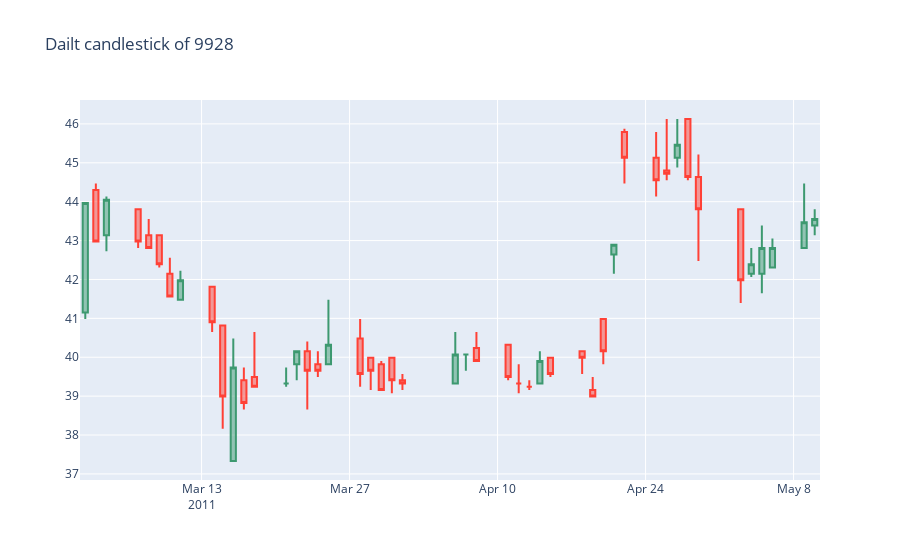

Here is the notebook cell this chart was saved with:
### Code cell
import pandas as pd
import os

DIR = '../hw4_1/data/price'
tickerList = os.listdir(DIR)
ticker = None
start = None
end = None

while(1):
    ticker = input('Plz input the ticker(ex:9928): ')
    if ticker +".csv" not in tickerList:
        print('Can\'t find this ticker.')
        continue
    start = input('Plz input the start date(ex:2011-03-02): ')
    end = input('Plz input the end date(ex:2011-05-11): ')
    break
getApproxDate(ticker, start, end)
